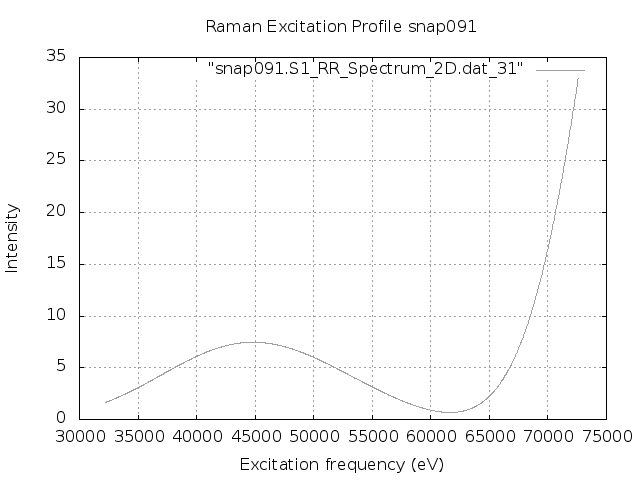

The script that saved this image:
set terminal png
set output "snap091.S1.REP_frozen.png"
set xlabel 'Excitation frequency (eV)'
set ylabel 'Intensity'
set title "Raman Excitation Profile snap091"
set grid
set autoscale
plot "snap091.S1_RR_Spectrum_2D.dat_31" with lines lc "blue"
exit
